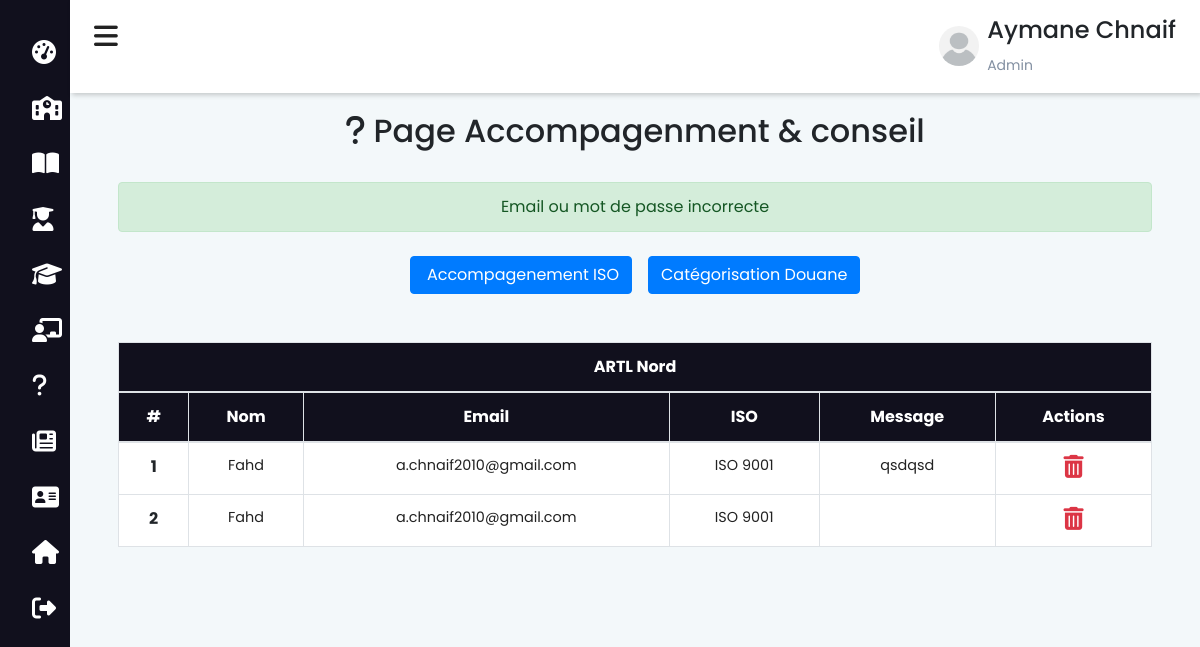
Page /admin/accompagnement-conseil.php (signed in) on the committed database.
### tables this page shows
CREATE TABLE `iso` (
  `iso_id` int(11) NOT NULL,
  `iso_nom` varchar(200) NOT NULL,
  `iso_presentation` text NOT NULL,
  `iso_res_nom` varchar(200) NOT NULL,
  `iso_res_email` varchar(200) NOT NULL,
  `iso_res_message` text NOT NULL,
  `iso_res_date` date NOT NULL DEFAULT current_timestamp()
);

### functions/db.php (called while the page is built, shortened)
<?php
    class DBController{
        protected $host = "localhost";
        protected $user = "root";
        protected $password = "";
        protected $db = "ecole";
        public function __construct(){
            $this->conn = mysqli_connect($this->host, $this->user, $this->password, $this->db);
        }
    }
?>

### session.php (called while the page is built, shortened)
<?php
    require("functions/db.php");
    require("functions/etudiant.php");
    $db = new DBController();
    $data = new Etudiant($db);
?>

### functions/etudiant.php (called while the page is built, shortened)
<?php
    class Etudiant{
        public $db = null;
        public function __construct(DBController $db){
            $this->db = $db;
        }
        public function getiso(){
            $result = $this->db->conn->query("SELECT * FROM `iso`");
            $resultArray = array();
            while ($item = mysqli_fetch_array($result, MYSQLI_ASSOC)){
                $resultArray[] = $item;
            }
            return $resultArray;
        }
    }
?>

### admin/accompagnement-conseil.php (the view, shortened to what this page needs)
<?php include_once "../session.php"; ?>
<?php
$iso = $data->getiso();
?>
<!DOCTYPE html>
<html lang="fr">
<head>
    <?php
        include_once "../includes/header.php";
    ?>
</head>
<body>
    <?php include_once "navbar-admin.php"; ?>
    <div class="main-content">
        <header>
            <?php include 'admin.php' ?>
        </header>
        <div class="m-5 pt-5">
            <div class="text-center py-3">
                <h2><i class="fas fa-question"></i> Page Accompagenment & conseil</h2>
            </div>
            <?php
            if (isset($_SESSION['status'])) {
            ?>
                <div class='alert alert-success text-center mt-2' role='alert'><?php echo $_SESSION['status'] ?></div>
            <?php
            }
            ?>
            <div class="mt-4 align-items-center d-flex justify-content-center mb-4">
                <input type="button" class="btn btn-primary" onclick="ISO()" value=" Accompagenement ISO">
                <input type="button" class="btn btn-primary ml-3" onclick="douane()" value="Catégorisation Douane">
            </div>
            <div id="iso">
                <table class="table bg-white mt-5 table-bordered">
                    <thead class="text-center text-white" style="background-color: #11101d;">
                        <tr>
                            <th scope="col" colspan="9">ARTL Nord</th>
                        </tr>
                        <tr>
                            <th scope="col">#</th>
                            <th scope="col">Nom</th>
                            <th scope="col">Email</th>
                            <th scope="col">ISO</th>
                            <th scope="col">Message</th>
                            <th scope="col">Actions</th>
                        </tr>
                    </thead>
                    <tbody class="text-center">
                        <?php
                        if (empty($iso)) {
                        ?>
                            <tr>
                                <th scope="row" colspan="6">
                                    <h2>Pas de demande</h2>
                                </th>
                            </tr>
                            <?php
                        } else {
                            $i = 1;
                            foreach ($iso as $item) {
                            ?>
                                <tr>
                                    <th scope="row"><?php echo $i++ ?></th>
                                    <td><?php echo $item['iso_res_nom']; ?></td>
                                    <td><?php echo $item['iso_res_email']; ?></td>
                                    <td><?php echo $item['iso_nom']; ?></td>
                                    <td><?php echo $item['iso_res_message']; ?></td>
                                    <td>
                                        <form action="" method="POST">
                                            <button type="submit" class="btn-style" name="submit_iso" onclick='return confirm("Voulez-vous supprimer cette demande")'>
                                                <i class="fas fa-trash-alt text-danger awesome-size"></i>
                                            </button>
                                        </form>
                                    </td>
                                </tr>
                        <?php
                            }
                        }
                        ?>
                    </tbody>
                </table>
            </div>
        </div>
    </div>
</body>
</html>

### includes/style.php (style rules this page uses)
body { background-color: #F3F8FA; }
html { scroll-behavior: smooth; }
.awesome-size { font-size: 23px; cursor: pointer; }
.btn-style { background-color: transparent; border: none; }
* { -webkit-box-sizing: border-box; -moz-box-sizing: border-box; box-sizing: border-box; position: relative; }
:root { --main-color: #11101d; --color-dark: #1D2231; --text-grey: #8390A2; }
* { font-family: 'Poppins', sans-serif; }
.main-content { transition: margin-left 300ms; margin-left: 255px; }
header { background: #fff; display: flex; justify-content: space-between; padding: 1rem 1.5rem; box-shadow: 2px 2px 5px rgba(0, 0, 0, 0.2); position: fixed; left: 254px; top: 0; z-index: 100; width: calc(100% - 254px); transition: left 300ms; }
table { border-collapse: collapse; }
thead tr { border-top: 1px solid #f0f0f0; border-bottom: 2px solid #f0f0f0; }
td { padding: .5rem 1rem; font-size: .9rem; color: #222; }
@media only screen and (max-width: 1200px) { .main-content { margin-left: 70px; } }
@media only screen and (max-width: 1200px) { .main-content header { width: calc(100% - 70px); left: 70px; } }

### admin/navbar-admin.php (style rules this page uses)
* { padding: 0; margin: 0; box-sizing: border-box; list-style: none; text-decoration: none; }

### rows in the picture
iso: iso_res_nom "Fahd", iso_res_email "a.chnaif2010@gmail.com", iso_nom "ISO 9001", iso_res_message "qsdqsd"
iso: iso_res_nom "Fahd", iso_res_email "a.chnaif2010@gmail.com", iso_nom "ISO 9001"

### other values in the picture
$_SESSION['prenom'] "Aymane"
$_SESSION['nom'] "Chnaif"
$_SESSION['status'] "Email ou mot de passe incorrecte"
